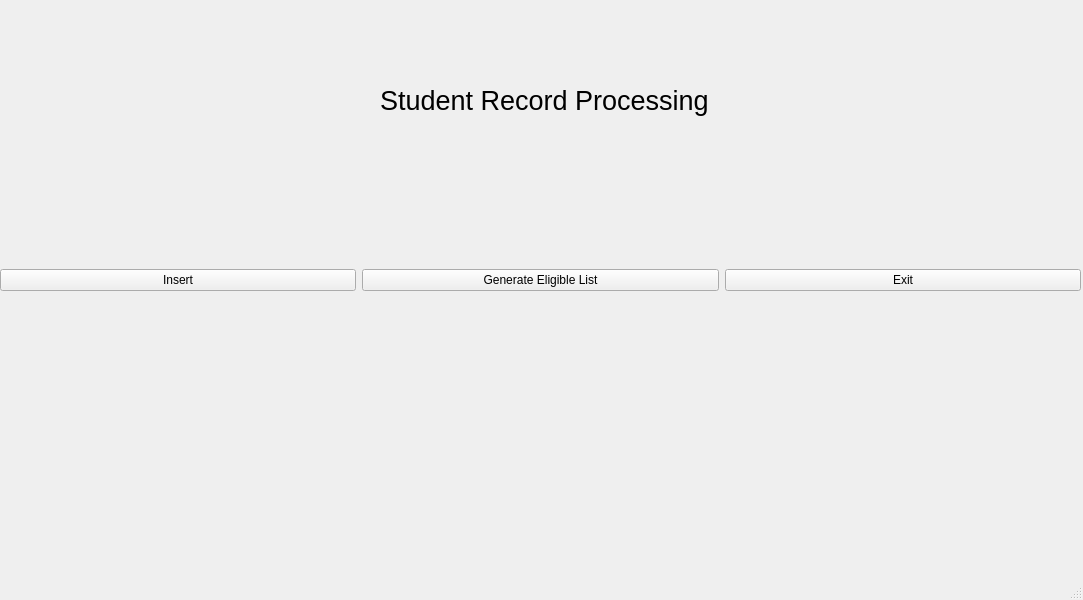
<?xml version="1.0" encoding="UTF-8"?>
<ui version="4.0">
 <class>MainWindow</class>
 <widget class="QMainWindow" name="MainWindow">
  <property name="geometry">
   <rect>
    <x>0</x>
    <y>0</y>
    <width>1083</width>
    <height>600</height>
   </rect>
  </property>
  <property name="windowTitle">
   <string>MainWindow</string>
  </property>
  <widget class="QWidget" name="centralwidget">
   <widget class="QWidget" name="horizontalLayoutWidget">
    <property name="geometry">
     <rect>
      <x>0</x>
      <y>230</y>
      <width>1081</width>
      <height>101</height>
     </rect>
    </property>
    <layout class="QHBoxLayout" name="horizontalLayout">
     <item>
      <widget class="QPushButton" name="insertButton">
       <property name="text">
        <string>Insert</string>
       </property>
      </widget>
     </item>
     <item>
      <widget class="QPushButton" name="coseqMatching">
       <property name="text">
        <string>Generate Eligible List</string>
       </property>
      </widget>
     </item>
     <item>
      <widget class="QPushButton" name="exitButton">
       <property name="text">
        <string>Exit</string>
       </property>
      </widget>
     </item>
    </layout>
   </widget>
   <widget class="QLabel" name="label">
    <property name="geometry">
     <rect>
      <x>380</x>
      <y>70</y>
      <width>331</width>
      <height>61</height>
     </rect>
    </property>
    <property name="font">
     <font>
      <pointsize>20</pointsize>
     </font>
    </property>
    <property name="text">
     <string>Student Record Processing</string>
    </property>
   </widget>
  </widget>
  <widget class="QMenuBar" name="menubar">
   <property name="geometry">
    <rect>
     <x>0</x>
     <y>0</y>
     <width>1083</width>
     <height>21</height>
    </rect>
   </property>
  </widget>
  <widget class="QStatusBar" name="statusbar"/>
 </widget>
 <resources/>
 <connections/>
</ui>
